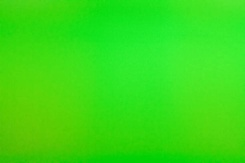
#> input picture ColorSegmentation_ML/background.jpg, 245 x 163 px, shrunk from 612 x 408 before the run
$ python classify.py
#> lines starting #> are read from the running program, lines starting #| are printed output that depends on the picture; after the words box and inside, x2 and y2 are one past the last pixel; in counts of white or black regions, pixels touching at a corner belong together
import cv2
from sklearn.linear_model import LogisticRegression
import numpy as np


background_im = cv2.imread('background.jpg')
#> background_im is the input picture: shape (163, 245, 3); mean B, G, R 22.2, 220.2, 55.4
people_im = cv2.imread('people.jpeg')
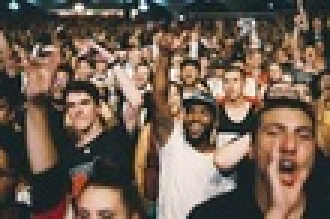
#> input picture ColorSegmentation_ML/people.jpeg, 110 x 73 px, shrunk from 275 x 183 before the run (shown 3 times larger)
#> people_im is the input picture: shape (73, 110, 3); mean B, G, R 80.9, 93.9, 111.5

background_data = background_im.reshape(-1,3)
people_data = people_im.reshape(-1,3)
X = np.concatenate((background_data, people_data))
y = np.concatenate((np.ones((len(background_data),)), np.zeros((len(people_data),))))

reg = LogisticRegression()
reg.fit(X,y)


test_im = cv2.imread('female.jpg')
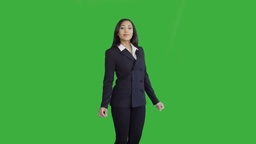
#> input picture ColorSegmentation_ML/female.jpg, 256 x 144 px, shrunk from 640 x 360 before the run
#> test_im is the input picture: shape (144, 256, 3); mean B, G, R 61.2, 159.6, 60.1
result_mask = []
for row in test_im:
    for p in row:
        result_mask.append(reg.predict([p])[0].astype(np.bool8))
#> this loop made 144 passes
#> after the loop, result_mask = 36864 items

result_mask  = np.array(result_mask).reshape(test_im.shape[:2])
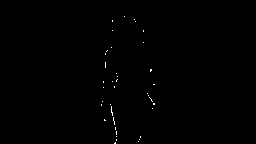
#> result_mask: shape (144, 256) bool; 0.25% white in thin lines or dots, all inside (x1, y1, x2, y2) = (101, 16, 155, 144)
test_im[result_mask] = [0,0,0]
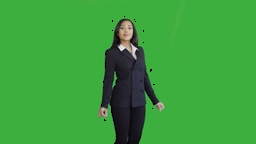
#> test_im: shape (144, 256, 3); 0.25% of pixels changed, all inside (x1, y1, x2, y2) = (101, 16, 155, 144)
cv2.imshow('result', test_im)
cv2.waitKey(0)
cv2.destroyAllWindows()
